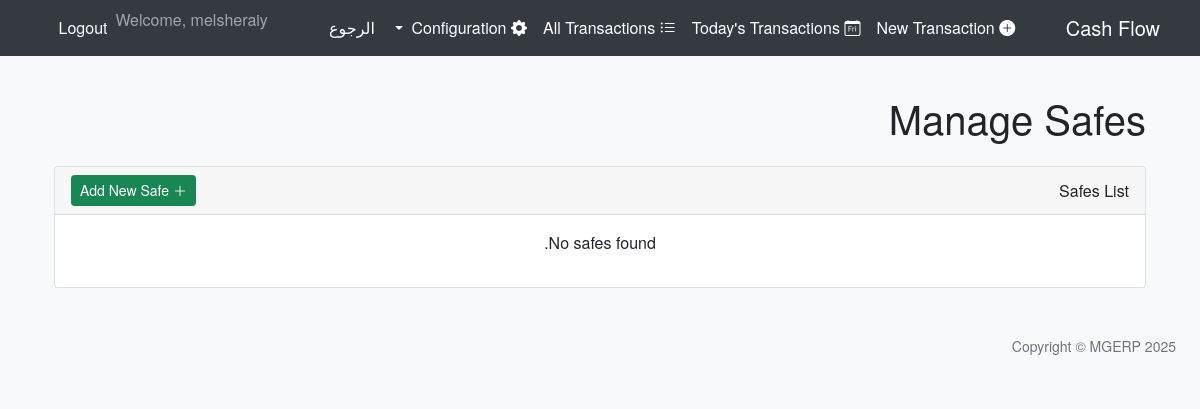
Page /cashflow/config/safes/ (signed in) on the earlier database version.
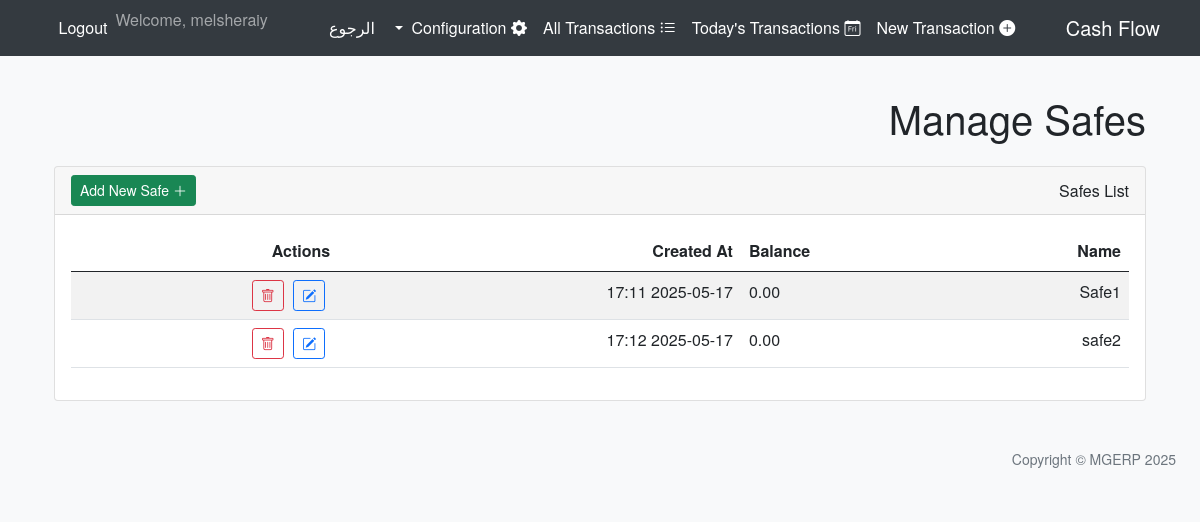
Same page on the later database version.
### cashflow/models.py (models this page shows, shortened)
class Safe(models.Model):
    name = models.CharField(max_length=100, unique=True, verbose_name=_("Safe Name"))
    balance = models.DecimalField(max_digits=15, decimal_places=2, default=Decimal('0.00'), verbose_name=_("Current Balance"))
    created_at = models.DateTimeField(auto_now_add=True, verbose_name=_("Created At"))
    updated_at = models.DateTimeField(auto_now=True, verbose_name=_("Updated At"))
    class Meta:
        verbose_name = _("Safe")
        verbose_name_plural = _("Safes")
        ordering = ['name']

### cashflow/views.py (the view)
# urls.py: path('config/safes/', views.SafeListView.as_view(), name='safe_list'),
class SafeListView(SuperuserRequiredMixin, ListView):
    model = Safe
    template_name = 'cashflow/config/safe_list.html'
    context_object_name = 'safes'
    paginate_by = 10

### cashflow/views.py (called while the page is built)
    def test_func(self):
        return self.request.user.is_superuser

### cashflow/templates/cashflow/config/safe_list.html (shortened to what this page needs)
{% extends "cashflow/base_cashflow.html" %}
{% load i18n %}
{% block page_title %}{% trans "Manage Safes" %}{% endblock %}
{% block content %}
<div class="card">
    <div class="card-header d-flex justify-content-between align-items-center">
        <span>{% trans "Safes List" %}</span>
        <a href="{% url 'cashflow:safe_create' %}" class="btn btn-success btn-sm">
            <i class="bi bi-plus-lg"></i> {% trans "Add New Safe" %}
        </a>
    </div>
    <div class="card-body">
        {% if safes %}
            <div class="table-responsive">
                <table class="table table-striped table-hover">
                    <thead>
                        <tr>
                            <th>{% trans "Name" %}</th>
                            <th class="text-end">{% trans "Balance" %}</th>
                            <th>{% trans "Created At" %}</th>
                            <th>{% trans "Actions" %}</th>
                        </tr>
                    </thead>
                    <tbody>
                        {% for safe_item in safes %}
                        <tr>
                            <td>{{ safe_item.name }}</td>
                            <td class="text-end">{{ safe_item.balance|floatformat:2 }}</td>
                            <td>{{ safe_item.created_at|date:"Y-m-d H:i" }}</td>
                            <td class="action-buttons">
                                <a href="{% url 'cashflow:safe_update' safe_item.pk %}" class="btn btn-sm btn-outline-primary" title="{% trans 'Edit' %}"><i class="bi bi-pencil-square"></i></a>
                                <a href="{% url 'cashflow:safe_delete' safe_item.pk %}" class="btn btn-sm btn-outline-danger" title="{% trans 'Delete' %}"><i class="bi bi-trash"></i></a>
                            </td>
                        </tr>
                        {% endfor %}
                    </tbody>
                </table>
            </div>
        {% else %}
            <p class="text-center">{% trans "No safes found." %}</p>
        {% endif %}
    </div>
</div>
{% endblock %}

Differences in the rows shown:
added Safe: name "Safe1", balance "0.00", created_at "2025-05-17 17:11"
added Safe: name "safe2", balance "0.00", created_at "2025-05-17 17:12"
Other differences:
text no longer shown: "No safes found."
text now shown: "Name Balance Created At Actions"
